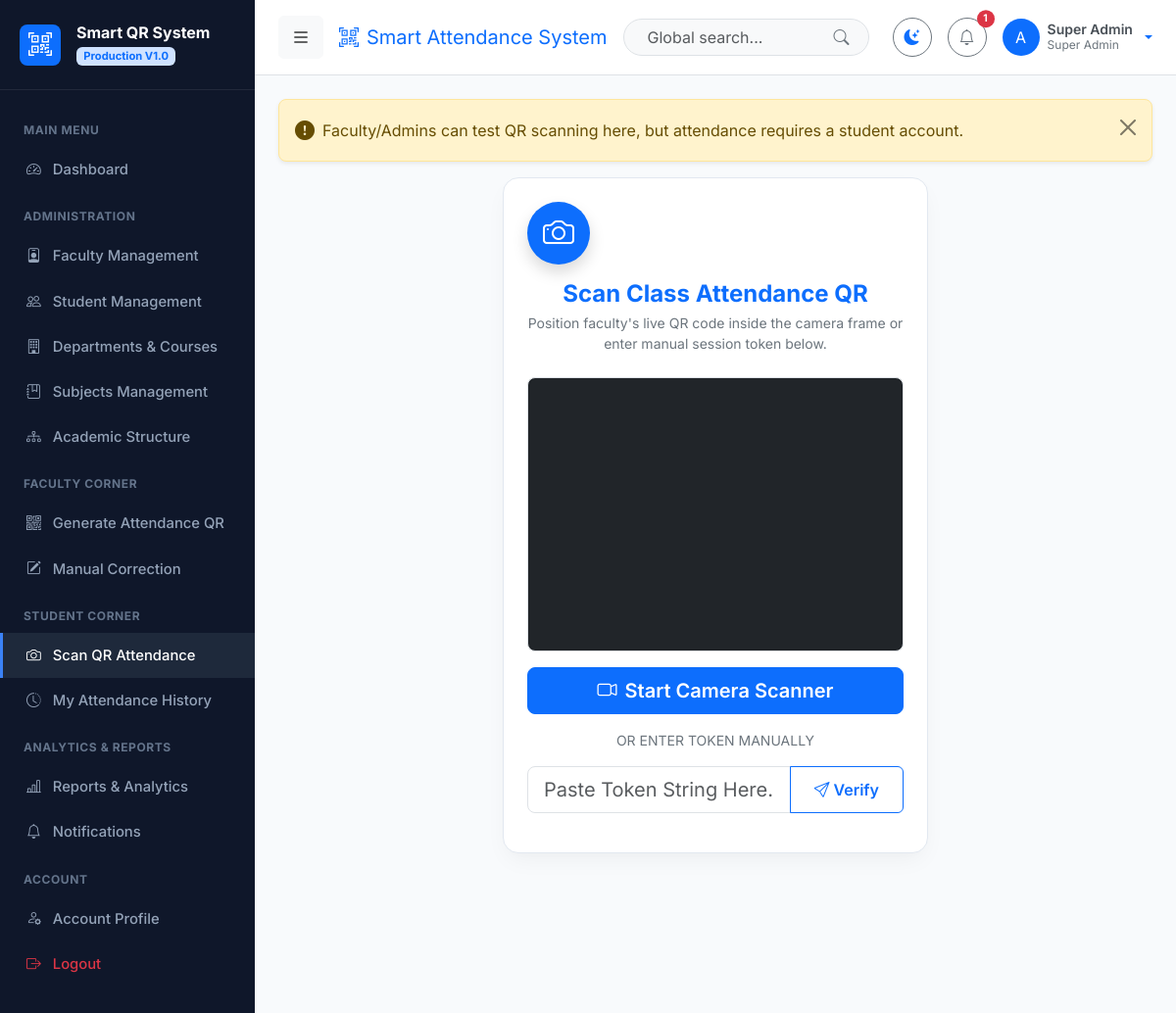
The page /students/scan-qr/ (signed in) on the database its author committed.
### apps/accounts/models.py (models this page shows, shortened)
class User(AbstractUser):
    class Role(models.TextChoices):
        ADMIN = 'ADMIN', 'Super Admin'
        FACULTY = 'FACULTY', 'Faculty'
        STUDENT = 'STUDENT', 'Student'
    role = models.CharField(max_length=20, choices=Role.choices, default=Role.STUDENT)
    phone_number = models.CharField(max_length=20, blank=True, null=True)
    profile_picture = models.ImageField(upload_to='profiles/', blank=True, null=True)
    address = models.TextField(blank=True, null=True)
    date_of_birth = models.DateField(blank=True, null=True)
    is_approved = models.BooleanField(default=True)
    def is_admin(self):
        return self.role == self.Role.ADMIN or self.is_superuser
    def is_faculty(self):
        return self.role == self.Role.FACULTY
    def is_student(self):
        return self.role == self.Role.STUDENT
    def get_full_name_or_username(self):
        full_name = f"{self.first_name} {self.last_name}".strip()
        return full_name if full_name else self.username

### apps/students/views.py (the view)
# urls.py: path('scan-qr/', views.scan_qr_page, name='scan_qr'),
@login_required
def scan_qr_page(request):
    if not request.user.is_student():
        messages.warning(request, "Faculty/Admins can test QR scanning here, but attendance requires a student account.")
    return render(request, 'students/scan_qr.html')

### apps/notifications/context_processors.py (called while the page is built)
def unread_notifications_processor(request):
    if request.user.is_authenticated:
        unread_count = Notification.objects.filter(user=request.user, is_read=False).count()
        recent_notifications = Notification.objects.filter(user=request.user)[:5]
        return {
            'unread_notifications_count': unread_count,
            'recent_notifications': recent_notifications,
        }
    return {
        'unread_notifications_count': 0,
        'recent_notifications': [],
    }

### templates/students/scan_qr.html (shortened to what this page needs)
{% extends 'base.html' %}
{% block content %}
<div class="row justify-content-center">
    <div class="col-12 col-md-8 col-lg-6">
        <div class="card card-custom p-4 text-center">
            <div class="rounded-circle bg-primary text-white d-inline-flex align-items-center justify-content-center p-3 mb-3 shadow" style="width:64px; height:64px;">
                <i class="bi bi-camera fs-2"></i>
            </div>
            <h4 class="fw-bold text-primary mb-1">Scan Class Attendance QR</h4>
            <p class="text-secondary small mb-4">Position faculty's live QR code inside the camera frame or enter manual session token below.</p>
            <div id="reader" style="width: 100%; min-height: 280px;" class="rounded-3 overflow-hidden border mb-3 bg-dark"></div>
            <button id="start-camera-btn" class="btn btn-primary btn-lg w-100 fw-semibold mb-3">
                <i class="bi bi-camera-video me-2"></i>Start Camera Scanner
            </button>
            <div class="hr-lines text-secondary small mb-3"><span>OR ENTER TOKEN MANUALLY</span></div>
            <div class="input-group mb-3">
                <input type="text" id="manual-token-input" class="form-control form-control-lg" placeholder="Paste Token String Here...">
                <button class="btn btn-outline-primary px-4 fw-semibold" id="submit-manual-btn" type="button">
                    <i class="bi bi-send me-1"></i>Verify
                </button>
            </div>
        </div>
    </div>
</div>
{% endblock %}

### templates/navbar.html (shortened to what this page needs)
<nav class="navbar navbar-expand-lg border-bottom px-4 py-3 sticky-top bg-body">
    <div class="container-fluid p-0">
        <button class="btn btn-light me-3 d-flex align-items-center" id="sidebar-toggle" title="Toggle Navigation">
            <i class="bi bi-list fs-5"></i>
        </button>
        <span class="navbar-brand font-bold fs-5 d-none d-md-block text-primary">
            <i class="bi bi-qr-code-scan me-2"></i>Smart Attendance System
        </span>
        <form class="d-none d-md-flex ms-auto me-4 position-relative" style="max-width: 320px;" action="{% url 'reports:index' %}" method="GET">
            <input class="form-control rounded-pill ps-4 pe-5 bg-body-tertiary" type="search" name="query" placeholder="Global search..." aria-label="Search">
            <button class="btn border-0 position-absolute end-0 top-50 translate-middle-y me-2 text-secondary" type="submit">
                <i class="bi bi-search"></i>
            </button>
        </form>
        <div class="d-flex align-items-center gap-3 ms-auto ms-md-0">
            <button class="btn btn-outline-secondary rounded-circle d-flex align-items-center justify-content-center" id="theme-toggle-btn" style="width: 40px; height: 40px;" title="Toggle Dark/Light Mode">
                <i class="bi bi-moon-stars-fill text-primary"></i>
            </button>
            <div class="dropdown">
                <button class="btn btn-outline-secondary rounded-circle position-relative d-flex align-items-center justify-content-center" style="width: 40px; height: 40px;" data-bs-toggle="dropdown" aria-expanded="false">
                    <i class="bi bi-bell"></i>
                    {% if unread_notifications_count > 0 %}
                        <span class="position-absolute top-0 start-100 translate-middle badge rounded-pill bg-danger" style="font-size: 0.65rem;">
                            {{ unread_notifications_count }}
                        </span>
                    {% endif %}
                </button>
            </div>
            <div class="dropdown">
                <a href="#" class="d-flex align-items-center text-decoration-none dropdown-toggle gap-2" data-bs-toggle="dropdown" aria-expanded="false">
                    {% if user.profile_picture %}
                        <img src="{{ user.profile_picture.url }}" alt="User" width="38" height="38" class="rounded-circle object-fit-cover">
                    {% else %}
                        <div class="rounded-circle bg-primary text-white d-flex align-items-center justify-content-center font-bold" style="width: 38px; height: 38px;">
                            {{ user.username|slice:":1"|upper }}
                        </div>
                    {% endif %}
                    <div class="d-none d-lg-block text-start" style="line-height: 1.2;">
                        <div class="fw-semibold text-dark-emphasis small">{{ user.get_full_name_or_username }}</div>
                        <div class="text-secondary extra-small" style="font-size: 0.75rem;">{{ user.get_role_display }}</div>
                    </div>
                </a>
            </div>
        </div>
    </div>
</nav>

### static/css/style.css (style rules this page uses)
:root { --bg-body: #f8fafc; --bg-card: #ffffff; --text-primary: #0f172a; --text-secondary: #475569; --border-color: #e2e8f0; --sidebar-bg: #0f172a; --sidebar-text: #94a3b8; --sidebar-hover: #1e293b; --sidebar-active: #3b82f6; --accent-gradient: linear-gradient(135deg, #3b82f6 0%, #2563eb 100%); --card-shadow: 0 10px 25px -5px rgba(0, 0, 0, 0.05), 0 8px 10px -6px rgba(0, 0, 0, 0.01); }
body { font-family: 'Inter', system-ui, -apple-system, sans-serif; background-color: var(--bg-body); color: var(--text-primary); min-height: 100vh; transition: background-color 0.3s ease, color 0.3s ease; }
.card-custom { background-color: var(--bg-card); border: 1px solid var(--border-color); border-radius: 1rem; box-shadow: var(--card-shadow); transition: transform 0.2s ease, box-shadow 0.2s ease; }

### rows shown on the page
User: username "A", get_full_name_or_username "Super Admin", role "Super Admin"

### other values the page prints
{{ unread_notifications_count }} "1"
{{ message }} "Faculty/Admins can test QR scanning here, but attendance requires a student account."
